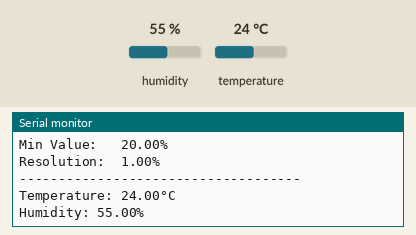
Simulated run of this sketch. Board: Arduino Uno, built with avr-gcc and run on an emulated ATmega328P. On the bench: the last lines printed to the serial monitor. The test bench sets the inputs (shaded band); at power-on: humidity 55 %, temperature 24 °C.

Above: at 1.5 s.
1.6 s: humidity set to 22 %
At 2.9 s:
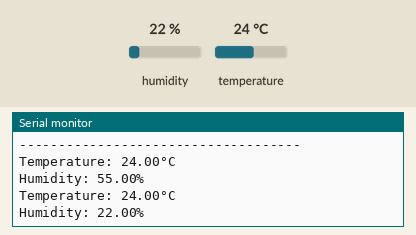
3.1 s: temperature set to 12 °C
At 4.2 s:
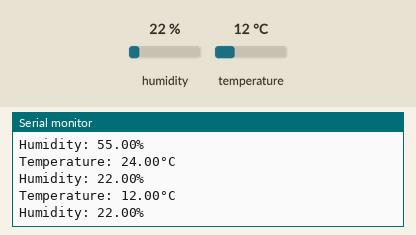
4.6 s: humidity set to 40 %
At 6.2 s:
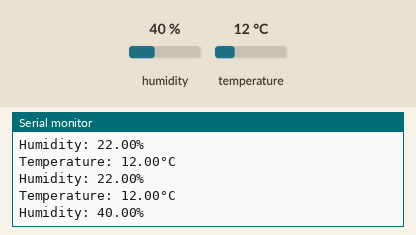
Timing chart, 0 to 7.7 s (numbered marks = the images above; inputs shaded):
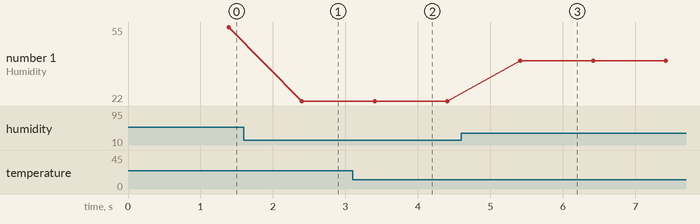

The sketch:

DHT11.ino
```cpp
/* MAIN THEME: Using the DHT11 sensor
MAIN GOAL: The main goal of this code and activity is to read The room temperature
and Humidity with the DHT11 sensor and displays that voltage on both the Serial Monitor
*/
// - DHT Sensor Library: https://github.com/adafruit/DHT-sensor-library
// - Adafruit Unified Sensor Lib: https://github.com/adafruit/Adafruit_Sensor
#include <Adafruit_Sensor.h>
#include <DHT.h>
#include <DHT_U.h>
#define DHTPIN 6     // Digital pin connected to the DHT sensor
#define DHTTYPE    DHT11     //#define DHTTYPE as DHT11
DHT_Unified dht(DHTPIN, DHTTYPE);
uint32_t delayMS;

void setup() {
  Serial.begin(9600); //starts communication with serial board @9600bit/seconds
  dht.begin();         //initialize the DHT sensor
  Serial.println(F("DHTxx Unified Sensor Example"));
  // Print temperature sensor details
  sensor_t sensor;
  dht.temperature().getSensor(&sensor);
  Serial.println(F("------------------------------------"));
  Serial.println(F("Temperature Sensor"));
  Serial.print  (F("Sensor Type: ")); Serial.println(sensor.name);
  Serial.print  (F("Driver Ver:  ")); Serial.println(sensor.version);
  Serial.print  (F("Unique ID:   ")); Serial.println(sensor.sensor_id);
  Serial.print  (F("Max Value:   ")); Serial.print(sensor.max_value); Serial.println(F("°C"));
  Serial.print  (F("Min Value:   ")); Serial.print(sensor.min_value); Serial.println(F("°C"));
  Serial.print  (F("Resolution:  ")); Serial.print(sensor.resolution); Serial.println(F("°C"));
  Serial.println(F("------------------------------------"));
  dht.humidity().getSensor(&sensor);
  Serial.println(F("Humidity Sensor"));
  Serial.print  (F("Sensor Type: ")); Serial.println(sensor.name);
  Serial.print  (F("Driver Ver:  ")); Serial.println(sensor.version);
  Serial.print  (F("Unique ID:   ")); Serial.println(sensor.sensor_id);
  Serial.print  (F("Max Value:   ")); Serial.print(sensor.max_value); Serial.println(F("%"));
  Serial.print  (F("Min Value:   ")); Serial.print(sensor.min_value); Serial.println(F("%"));
  Serial.print  (F("Resolution:  ")); Serial.print(sensor.resolution); Serial.println(F("%"));
  Serial.println(F("------------------------------------"));
  delayMS = sensor.min_delay / 1000;   // Set delay between sensor readings based on sensor details.
}

void loop() {
  delay(1000); //Delay between measurements.
  sensors_event_t event;
   // ---- Read Temperature ----
  dht.temperature().getEvent(&event);
  if (isnan(event.temperature)) {
    Serial.println(F("Error reading temperature!"));
  }
  else {
    Serial.print(F("Temperature: "));
    Serial.print(event.temperature);
    Serial.println(F("°C"));
  }
  dht.humidity().getEvent(&event);
  // ---- Read Humidity ----
  if (isnan(event.relative_humidity)) {
    Serial.println(F("Error reading humidity!"));
  }
  else {
    Serial.print(F("Humidity: "));
    Serial.print(event.relative_humidity);
    Serial.println(F("%"));
  }
} 
```

Measured:
- after the input at 1.6 s, the serial monitor: prints a new line after 0.80 s (image 1)
- after the input at 3.1 s, the serial monitor: prints a new line after 0.28 s (image 2)
- after the input at 4.6 s, the serial monitor: prints a new line after 0.81 s (image 3)
- plotted number 1: 55 → 22 after the input at 1.6 s, 22 → 40 after the input at 4.6 s
